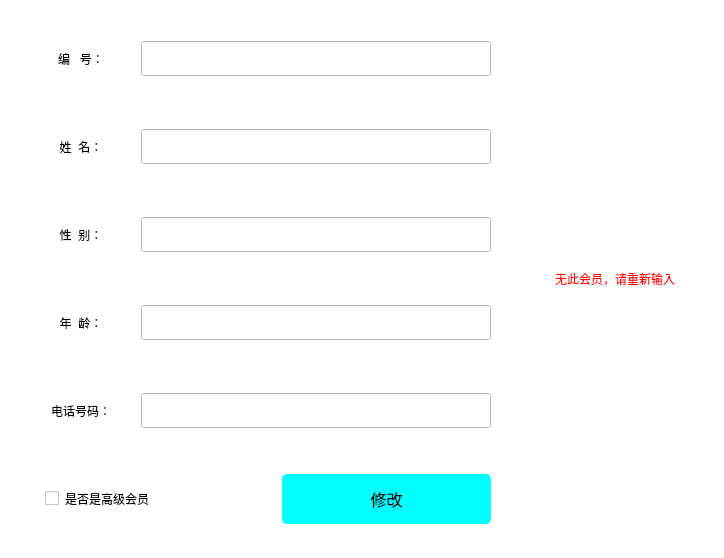
         <widget class="QWidget" name="VipModify">
          <layout class="QHBoxLayout" name="horizontalLayout_42">
           <property name="leftMargin">
            <number>0</number>
           </property>
           <property name="topMargin">
            <number>0</number>
           </property>
           <property name="rightMargin">
            <number>0</number>
           </property>
           <property name="bottomMargin">
            <number>0</number>
           </property>
           <item>
            <widget class="QWidget" name="widget_45" native="true">
             <property name="styleSheet">
              <string notr="true">background-color: rgb(255, 255, 255);</string>
             </property>
             <layout class="QHBoxLayout" name="horizontalLayout_60">
              <item>
               <widget class="QWidget" name="widget_33" native="true">
                <property name="minimumSize">
                 <size>
                  <width>500</width>
                  <height>540</height>
                 </size>
                </property>
                <property name="maximumSize">
                 <size>
                  <width>500</width>
                  <height>540</height>
                 </size>
                </property>
                <layout class="QVBoxLayout" name="verticalLayout_7">
                 <item>
                  <widget class="QWidget" name="widget_34" native="true">
                   <layout class="QHBoxLayout" name="horizontalLayout_30">
                    <item>
                     <widget class="QLabel" name="label_26">
                      <property name="styleSheet">
                       <string notr="true">font: 12pt &quot;Agency FB&quot;;</string>
                      </property>
                      <property name="text">
                       <string>编   号：</string>
                      </property>
                      <property name="alignment">
                       <set>Qt::AlignCenter</set>
                      </property>
                     </widget>
                    </item>
                    <item>
                     <widget class="QLineEdit" name="vipNumber_3">
                      <property name="minimumSize">
                       <size>
                        <width>350</width>
                        <height>35</height>
                       </size>
                      </property>
                      <property name="maximumSize">
                       <size>
                        <width>350</width>
                        <height>35</height>
                       </size>
                      </property>
                      <property name="cursor">
                       <cursorShape>IBeamCursor</cursorShape>
                      </property>
                      <property name="readOnly">
                       <bool>false</bool>
                      </property>
                     </widget>
                    </item>
                   </layout>
                  </widget>
                 </item>
                 <item>
                  <widget class="QWidget" name="widget_35" native="true">
                   <layout class="QHBoxLayout" name="horizontalLayout_31">
                    <item>
                     <widget class="QLabel" name="label_27">
                      <property name="styleSheet">
                       <string notr="true">font: 12pt &quot;Agency FB&quot;;</string>
                      </property>
                      <property name="text">
                       <string>姓  名：</string>
                      </property>
                      <property name="alignment">
                       <set>Qt::AlignCenter</set>
                      </property>
                     </widget>
                    </item>
                    <item>
                     <widget class="QLineEdit" name="vipName_2">
                      <property name="minimumSize">
                       <size>
                        <width>350</width>
                        <height>35</height>
                       </size>
                      </property>
                      <property name="maximumSize">
                       <size>
                        <width>350</width>
                        <height>35</height>
                       </size>
                      </property>
                      <property name="clearButtonEnabled">
                       <bool>false</bool>
                      </property>
                     </widget>
                    </item>
                   </layout>
                  </widget>
                 </item>
                 <item>
                  <widget class="QWidget" name="widget_36" native="true">
                   <layout class="QHBoxLayout" name="horizontalLayout_32">
                    <item>
                     <widget class="QLabel" name="label_28">
                      <property name="styleSheet">
                       <string notr="true">font: 12pt &quot;Agency FB&quot;;</string>
                      </property>
                      <property name="text">
                       <string>性  别：</string>
                      </property>
                      <property name="alignment">
                       <set>Qt::AlignCenter</set>
                      </property>
                     </widget>
                    </item>
                    <item>
                     <widget class="QLineEdit" name="vipSex_2">
                      <property name="minimumSize">
                       <size>
                        <width>350</width>
                        <height>35</height>
                       </size>
                      </property>
                      <property name="maximumSize">
                       <size>
                        <width>350</width>
                        <height>35</height>
                       </size>
                      </property>
                     </widget>
                    </item>
                   </layout>
                  </widget>
                 </item>
                 <item>
                  <widget class="QWidget" name="widget_37" native="true">
                   <layout class="QHBoxLayout" name="horizontalLayout_33">
                    <item>
                     <widget class="QLabel" name="label_29">
                      <property name="styleSheet">
                       <string notr="true">font: 12pt &quot;Agency FB&quot;;</string>
                      </property>
                      <property name="text">
                       <string>年  龄：</string>
                      </property>
                      <property name="alignment">
                       <set>Qt::AlignCenter</set>
                      </property>
                     </widget>
                    </item>
                    <item>
                     <widget class="QLineEdit" name="vipAge_2">
                      <property name="minimumSize">
                       <size>
                        <width>350</width>
                        <height>35</height>
                       </size>
                      </property>
                      <property name="maximumSize">
                       <size>
                        <width>350</width>
                        <height>35</height>
                       </size>
                      </property>
                     </widget>
                    </item>
                   </layout>
                  </widget>
                 </item>
                 <item>
                  <widget class="QWidget" name="widget_38" native="true">
                   <layout class="QHBoxLayout" name="horizontalLayout_34">
                    <item>
                     <widget class="QLabel" name="label_30">
                      <property name="styleSheet">
                       <string notr="true">font: 12pt &quot;Agency FB&quot;;</string>
                      </property>
                      <property name="text">
                       <string>电话号码：</string>
                      </property>
                      <property name="alignment">
                       <set>Qt::AlignCenter</set>
                      </property>
                     </widget>
                    </item>
                    <item>
                     <widget class="QLineEdit" name="vipPhone_2">
                      <property name="minimumSize">
                       <size>
                        <width>0</width>
                        <height>35</height>
                       </size>
                      </property>
                      <property name="maximumSize">
                       <size>
                        <width>350</width>
                        <height>35</height>
                       </size>
                      </property>
                     </widget>
                    </item>
                   </layout>
                  </widget>
                 </item>
                 <item>
                  <widget class="QWidget" name="widget_53" native="true">
                   <layout class="QHBoxLayout" name="horizontalLayout_59">
                    <item>
                     <widget class="QCheckBox" name="is_Svip_2">
                      <property name="minimumSize">
                       <size>
                        <width>0</width>
                        <height>0</height>
                       </size>
                      </property>
                      <property name="maximumSize">
                       <size>
                        <width>16777215</width>
                        <height>16777215</height>
                       </size>
                      </property>
                      <property name="styleSheet">
                       <string notr="true">font: 12pt &quot;Agency FB&quot;;
padding-left:18px</string>
                      </property>
                      <property name="text">
                       <string>是否是高级会员</string>
                      </property>
                      <property name="tristate">
                       <bool>false</bool>
                      </property>
                     </widget>
                    </item>
                    <item>
                     <spacer name="horizontalSpacer_6">
                      <property name="orientation">
                       <enum>Qt::Horizontal</enum>
                      </property>
                      <property name="sizeType">
                       <enum>QSizePolicy::Fixed</enum>
                      </property>
                      <property name="sizeHint" stdset="0">
                       <size>
                        <width>40</width>
                        <height>20</height>
                       </size>
                      </property>
                     </spacer>
                    </item>
                    <item>
                     <widget class="QPushButton" name="modifyVipBtn">
                      <property name="minimumSize">
                       <size>
                        <width>0</width>
                        <height>50</height>
                       </size>
                      </property>
                      <property name="maximumSize">
                       <size>
                        <width>16777215</width>
                        <height>50</height>
                       </size>
                      </property>
                      <property name="font">
                       <font>
                        <pointsize>12</pointsize>
                        <weight>50</weight>
                        <bold>false</bold>
                       </font>
                      </property>
                      <property name="styleSheet">
                       <string notr="true">background-color: rgb(0, 255, 255);
border-radius:5px;</string>
                      </property>
                      <property name="text">
                       <string>修改</string>
                      </property>
                     </widget>
                    </item>
                   </layout>
                  </widget>
                 </item>
                </layout>
               </widget>
              </item>
              <item>
               <widget class="QLabel" name="tip_2">
                <property name="minimumSize">
                 <size>
                  <width>200</width>
                  <height>60</height>
                 </size>
                </property>
                <property name="maximumSize">
                 <size>
                  <width>200</width>
                  <height>60</height>
                 </size>
                </property>
                <property name="styleSheet">
                 <string notr="true">color: rgb(255, 0, 0);
font: 12pt &quot;Agency FB&quot;;</string>
                </property>
                <property name="text">
                 <string>无此会员，请重新输入</string>
                </property>
                <property name="alignment">
                 <set>Qt::AlignCenter</set>
                </property>
               </widget>
              </item>
             </layout>
            </widget>
           </item>
          </layout>
         </widget>
